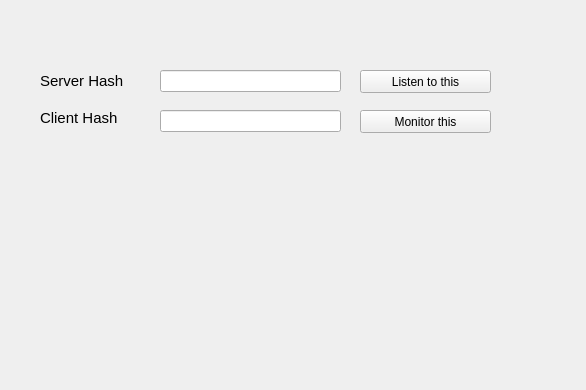
<?xml version="1.0" encoding="UTF-8"?>
<ui version="4.0">
 <class>TortoiseDialog</class>
 <widget class="QWidget" name="TortoiseDialog">
  <property name="geometry">
   <rect>
    <x>0</x>
    <y>0</y>
    <width>586</width>
    <height>390</height>
   </rect>
  </property>
  <property name="windowTitle">
   <string>Form</string>
  </property>
  <widget class="QLabel" name="label">
   <property name="geometry">
    <rect>
     <x>40</x>
     <y>70</y>
     <width>101</width>
     <height>21</height>
    </rect>
   </property>
   <property name="font">
    <font>
     <pointsize>11</pointsize>
    </font>
   </property>
   <property name="toolTip">
    <string>&lt;html&gt;&lt;head/&gt;&lt;body&gt;&lt;p&gt;Enter a string here, and the same string in the Client Hash field on the Client computer.&lt;/p&gt;&lt;p&gt;This string will usually be a hash of some data on production software. Here, anything will do.&lt;/p&gt;&lt;/body&gt;&lt;/html&gt;</string>
   </property>
   <property name="text">
    <string>Server Hash</string>
   </property>
  </widget>
  <widget class="QLineEdit" name="serverHash">
   <property name="geometry">
    <rect>
     <x>160</x>
     <y>70</y>
     <width>181</width>
     <height>22</height>
    </rect>
   </property>
  </widget>
  <widget class="QPushButton" name="serverHashButton">
   <property name="geometry">
    <rect>
     <x>360</x>
     <y>70</y>
     <width>131</width>
     <height>23</height>
    </rect>
   </property>
   <property name="text">
    <string>Listen to this</string>
   </property>
  </widget>
  <widget class="QLineEdit" name="clientHash">
   <property name="geometry">
    <rect>
     <x>160</x>
     <y>110</y>
     <width>181</width>
     <height>22</height>
    </rect>
   </property>
  </widget>
  <widget class="QLabel" name="label_2">
   <property name="geometry">
    <rect>
     <x>40</x>
     <y>110</y>
     <width>101</width>
     <height>16</height>
    </rect>
   </property>
   <property name="font">
    <font>
     <pointsize>11</pointsize>
    </font>
   </property>
   <property name="toolTip">
    <string>&lt;html&gt;&lt;head/&gt;&lt;body&gt;&lt;p&gt;Enter a string here, and the same string in the Server Hash field on the Server computer.&lt;/p&gt;&lt;p&gt;This string will usually be a hash of some data on production software. Here, anything will do.&lt;/p&gt;&lt;/body&gt;&lt;/html&gt;</string>
   </property>
   <property name="text">
    <string>Client Hash</string>
   </property>
  </widget>
  <widget class="QPushButton" name="clientHashButton">
   <property name="geometry">
    <rect>
     <x>360</x>
     <y>110</y>
     <width>131</width>
     <height>23</height>
    </rect>
   </property>
   <property name="text">
    <string>Monitor this</string>
   </property>
  </widget>
 </widget>
 <resources/>
 <connections/>
</ui>
